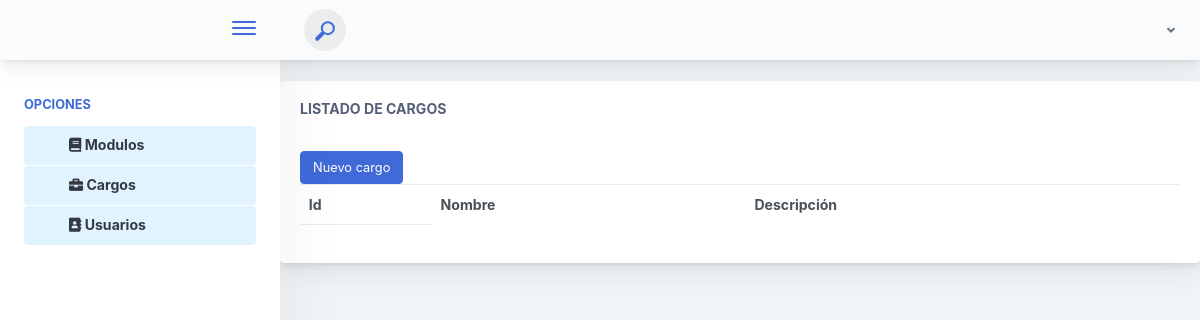
The page /templates/dashboard.php?p=cargo on the database as committed earlier.
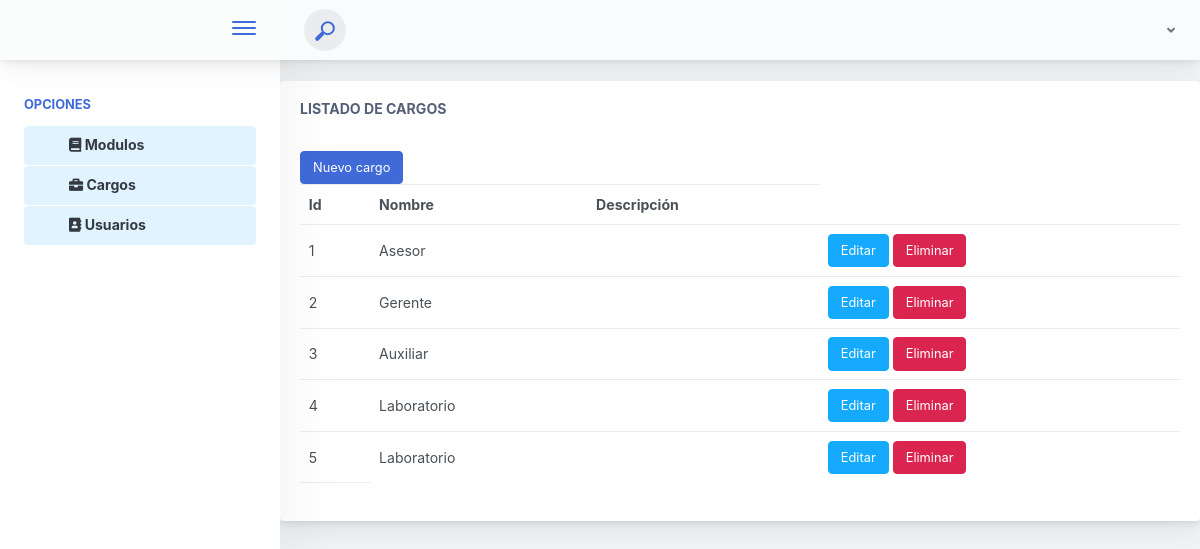
The same page on the database as committed later.
### tables this page shows
CREATE TABLE `Cargos` (
  `id` int(11) NOT NULL,
  `nombre` varchar(20) DEFAULT NULL,
  `crea` varchar(20) DEFAULT NULL,
  `modifica` varchar(20) DEFAULT NULL,
  `creaFecha` timestamp NULL DEFAULT CURRENT_TIMESTAMP,
  `modificaFecha` timestamp NULL DEFAULT CURRENT_TIMESTAMP ON UPDATE CURRENT_TIMESTAMP,
  `descripcion` varchar(100) DEFAULT NULL
);

### templates/Cargo.php (the view, shortened to what this page needs)
<?php
    require('../modulos/cnx.php');?>
<div class="main-card mb-3 card" id="cuerpo">
      <div class="card-body"><h5 class="card-title">Listado de cargos</h5>
            <br>
            <button type="button" class="btn btn-primary" data-toggle="modal" data-target="#exampleModal" data-whatever="@mdo">Nuevo cargo</button>
            <table class="mb-0 table" id="tablacargos">
               <head>
               <tr>
                  <th>Id</th>
                  <th>Nombre</th>
                  <th>Descripción</th>
               </tr>
               </head>
               <body>
               <?php
               $usuario = "SELECT `id`, `nombre`, `descripcion` FROM `Cargos`" ;
               $resultado = mysqli_query($conexion,$usuario);
                while ($row = mysqli_fetch_assoc( $resultado))  {?>
                  <tr id ="<?php echo $row['id'] ?>">
                  <td><?php echo $row['id'] ?></td>
                  <td><?php echo $row['nombre'] ?></td>
                  <td><?php echo $row['descripcion'] ?></td>
                  <td> <button  class="btn btn-info"   data-toggle="modal" data-target="#modaleditar" onclick="subireditarcargo(<?php echo $row['id'] ?>)"> Editar </button>
                  <button   class="btn btn-danger"  onclick="eliminarcargo(<?php echo $row['id'];?>)">Eliminar </button>
                  </td>
                  </tr>
               <?php }?>
                  <td class="nuevos"></td>
               </body>
            </table>
      </div>
</div>

### templates/parts/header.php (shortened to what this page needs)
<!doctype html>
<html lang="es">
<head>
    <link rel="stylesheet" href="https://cdnjs.cloudflare.com/ajax/libs/font-awesome/4.7.0/css/font-awesome.min.css">
    <link href="https://getbootstrap.com/docs/4.0/dist/css/bootstrap.min.css" rel="stylesheet">
    <link rel='stylesheet' href='https://cdn.rawgit.com/t4t5/sweetalert/v0.2.0/lib/sweet-alert.css'>
    <link href="../assets/main.css" rel="stylesheet">--></head>
  </head>
  <body class="app">

### templates/dashboard.php (shortened to what this page needs)
<?php
require('../templates/parts/header.php');
?>
<div class="app-container app-theme-white body-tabs-shadow fixed-sidebar fixed-header">
        <div class="app-header header-shadow">
            <div class="app-header__logo">
                <div class="logo-src"></div>
                <div class="header__pane ml-auto">
                    <div>
                        <button type="button" class="hamburger close-sidebar-btn hamburger--elastic" data-class="closed-sidebar">
                            <span class="hamburger-box">
                                <span class="hamburger-inner"></span>
                            </span>
                        </button>
                    </div>
                </div>
            </div>
                <div class="app-header__content">
                <div class="app-header-left">
                    <div class="search-wrapper">
                        <div class="input-holder">
                            <button class="search-icon"><span></span></button>
                        </div>
                    </div>
                            </div>
                <div class="app-header-right">
                    <div class="header-btn-lg pr-0">
                        <div class="widget-content p-0">
                            <div class="widget-content-wrapper">
                                <div class="widget-content-left">
                                    <div class="btn-group">
                                        <a data-toggle="dropdown" aria-haspopup="true" aria-expanded="false" class="p-0 btn">
                                            <i class="fa fa-angle-down ml-2 opacity-8"></i>
                                        </a>
                                    </div>
                                </div>
                            </div>
                        </div>
                    </div>        </div>
            </div>
        </div>                <div class="app-main">
                <div class="app-sidebar sidebar-shadow">
                        <div class="scrollbar-sidebar">
                        <div class="app-sidebar__inner">
                            <ul class="vertical-nav-menu">
                                <li class="app-sidebar__heading">Opciones</li>
                                <li>
                                    <a href="?p=modulo" class="mm-active">
                                        <i class="fa fa-book"></i>
                                        Modulos
                                    </a>
                                    <a href="?p=cargo" class="mm-active">
                                        <i class="fa fa-briefcase"></i>
                                        Cargos
                                    </a>
                                    <a href="?p=usuario" class="mm-active">
                                        <i class="fa fa-address-book"></i>
                                        Usuarios
                                    </a>
                                </li>
                            </ul>
                        </div>
                    </div>
                </div>
             <div class="app-main__outer">
              <?php
              $pagina =isset($_GET['p'])? strtolower($_GET['p']):'principal';
              require ($pagina.'.php');
              ?>
        </div>
    </div>
<?php
require('../templates/parts/footer.php');
?>

### templates/parts/footer.php (shortened to what this page needs)
          </div>
  </body>
</body>
</html>

Rows that differ between the two databases and show on the page:
added cargos: id "1", nombre "Asesor"
added cargos: id "2", nombre "Gerente"
added cargos: id "3", nombre "Auxiliar"
added cargos: id "4", nombre "Laboratorio"
added cargos: id "5", nombre "Laboratorio"
